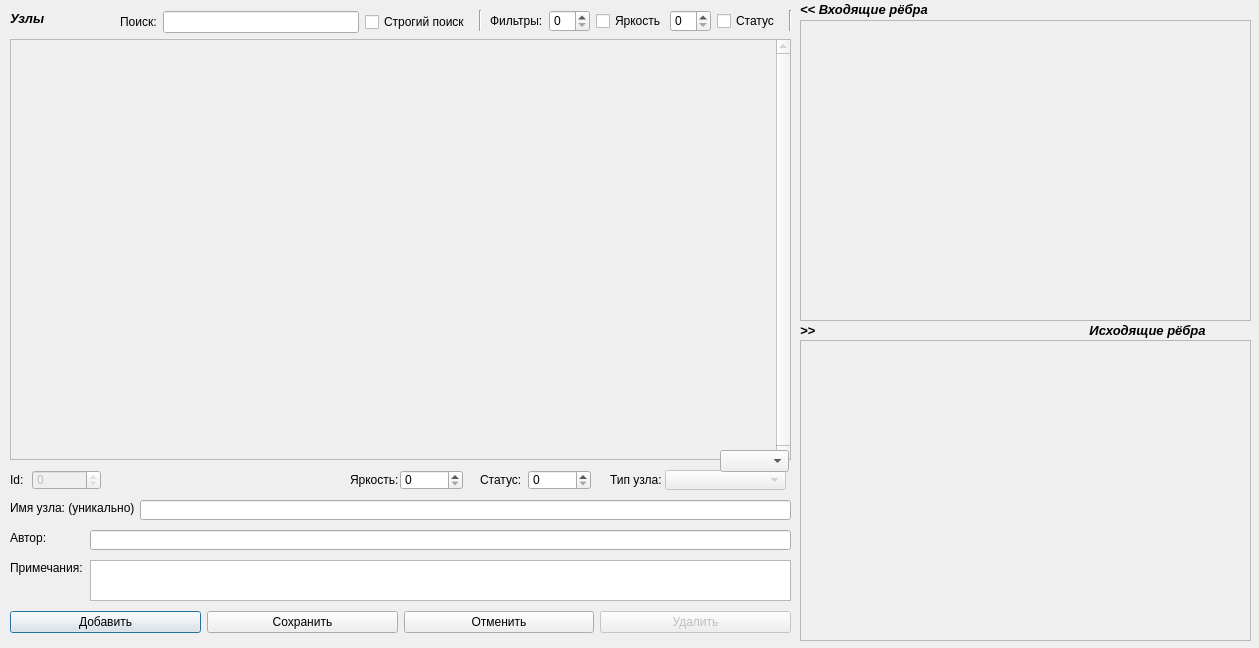
<?xml version="1.0" encoding="UTF-8"?>
<ui version="4.0">
 <class>FormNodes</class>
 <widget class="QDialog" name="FormNodes">
  <property name="geometry">
   <rect>
    <x>0</x>
    <y>0</y>
    <width>1259</width>
    <height>648</height>
   </rect>
  </property>
  <property name="windowTitle">
   <string>Концепты</string>
  </property>
  <widget class="QTableView" name="tvNodes">
   <property name="enabled">
    <bool>false</bool>
   </property>
   <property name="geometry">
    <rect>
     <x>10</x>
     <y>39</y>
     <width>781</width>
     <height>421</height>
    </rect>
   </property>
   <property name="verticalScrollBarPolicy">
    <enum>Qt::ScrollBarAlwaysOn</enum>
   </property>
   <property name="autoScroll">
    <bool>true</bool>
   </property>
  </widget>
  <widget class="QComboBox" name="cbNodeType">
   <property name="enabled">
    <bool>false</bool>
   </property>
   <property name="geometry">
    <rect>
     <x>665</x>
     <y>470</y>
     <width>121</width>
     <height>20</height>
    </rect>
   </property>
   <property name="editable">
    <bool>false</bool>
   </property>
  </widget>
  <widget class="QLineEdit" name="lineEditName">
   <property name="enabled">
    <bool>true</bool>
   </property>
   <property name="geometry">
    <rect>
     <x>140</x>
     <y>500</y>
     <width>651</width>
     <height>20</height>
    </rect>
   </property>
   <property name="text">
    <string/>
   </property>
  </widget>
  <widget class="QLabel" name="label">
   <property name="geometry">
    <rect>
     <x>610</x>
     <y>470</y>
     <width>51</width>
     <height>20</height>
    </rect>
   </property>
   <property name="text">
    <string>Тип узла:</string>
   </property>
  </widget>
  <widget class="QLabel" name="label_2">
   <property name="geometry">
    <rect>
     <x>10</x>
     <y>500</y>
     <width>131</width>
     <height>16</height>
    </rect>
   </property>
   <property name="text">
    <string>Имя узла: (уникально)</string>
   </property>
  </widget>
  <widget class="QSpinBox" name="spinBoxId">
   <property name="enabled">
    <bool>false</bool>
   </property>
   <property name="geometry">
    <rect>
     <x>32</x>
     <y>470</y>
     <width>69</width>
     <height>20</height>
    </rect>
   </property>
   <property name="readOnly">
    <bool>true</bool>
   </property>
   <property name="maximum">
    <number>10000000</number>
   </property>
  </widget>
  <widget class="QSpinBox" name="spinBoxBrig">
   <property name="enabled">
    <bool>true</bool>
   </property>
   <property name="geometry">
    <rect>
     <x>400</x>
     <y>470</y>
     <width>63</width>
     <height>20</height>
    </rect>
   </property>
   <property name="maximum">
    <number>1000000</number>
   </property>
  </widget>
  <widget class="QSpinBox" name="spinBoxStatus">
   <property name="enabled">
    <bool>true</bool>
   </property>
   <property name="geometry">
    <rect>
     <x>528</x>
     <y>470</y>
     <width>63</width>
     <height>20</height>
    </rect>
   </property>
   <property name="maximum">
    <number>1000000</number>
   </property>
  </widget>
  <widget class="QLabel" name="label_3">
   <property name="geometry">
    <rect>
     <x>480</x>
     <y>470</y>
     <width>41</width>
     <height>20</height>
    </rect>
   </property>
   <property name="text">
    <string>Статус:</string>
   </property>
  </widget>
  <widget class="QLabel" name="label_4">
   <property name="geometry">
    <rect>
     <x>10</x>
     <y>470</y>
     <width>20</width>
     <height>20</height>
    </rect>
   </property>
   <property name="text">
    <string>Id:</string>
   </property>
  </widget>
  <widget class="QLabel" name="label_5">
   <property name="geometry">
    <rect>
     <x>350</x>
     <y>470</y>
     <width>51</width>
     <height>20</height>
    </rect>
   </property>
   <property name="text">
    <string>Яркость:</string>
   </property>
  </widget>
  <widget class="QLabel" name="label_6">
   <property name="geometry">
    <rect>
     <x>10</x>
     <y>530</y>
     <width>61</width>
     <height>16</height>
    </rect>
   </property>
   <property name="text">
    <string>Автор:</string>
   </property>
  </widget>
  <widget class="QLabel" name="label_7">
   <property name="geometry">
    <rect>
     <x>10</x>
     <y>560</y>
     <width>81</width>
     <height>16</height>
    </rect>
   </property>
   <property name="text">
    <string>Примечания:</string>
   </property>
  </widget>
  <widget class="QLineEdit" name="lineEditAuthor">
   <property name="enabled">
    <bool>true</bool>
   </property>
   <property name="geometry">
    <rect>
     <x>90</x>
     <y>530</y>
     <width>701</width>
     <height>20</height>
    </rect>
   </property>
  </widget>
  <widget class="QTextEdit" name="textEditRem">
   <property name="enabled">
    <bool>true</bool>
   </property>
   <property name="geometry">
    <rect>
     <x>90</x>
     <y>560</y>
     <width>701</width>
     <height>41</height>
    </rect>
   </property>
  </widget>
  <widget class="QTableView" name="tvNEXT">
   <property name="enabled">
    <bool>false</bool>
   </property>
   <property name="geometry">
    <rect>
     <x>800</x>
     <y>340</y>
     <width>451</width>
     <height>301</height>
    </rect>
   </property>
  </widget>
  <widget class="QTableView" name="tvPREV">
   <property name="enabled">
    <bool>false</bool>
   </property>
   <property name="geometry">
    <rect>
     <x>800</x>
     <y>20</y>
     <width>451</width>
     <height>301</height>
    </rect>
   </property>
  </widget>
  <widget class="QLabel" name="label_8">
   <property name="geometry">
    <rect>
     <x>800</x>
     <y>0</y>
     <width>451</width>
     <height>20</height>
    </rect>
   </property>
   <property name="font">
    <font>
     <family>Arial</family>
     <pointsize>10</pointsize>
     <weight>75</weight>
     <italic>true</italic>
     <bold>true</bold>
    </font>
   </property>
   <property name="text">
    <string>&lt;&lt;                                                                               Входящие рёбра</string>
   </property>
  </widget>
  <widget class="QLabel" name="label_9">
   <property name="geometry">
    <rect>
     <x>800</x>
     <y>320</y>
     <width>451</width>
     <height>20</height>
    </rect>
   </property>
   <property name="font">
    <font>
     <family>Arial</family>
     <pointsize>10</pointsize>
     <weight>75</weight>
     <italic>true</italic>
     <bold>true</bold>
    </font>
   </property>
   <property name="text">
    <string>&gt;&gt;                                                                            Исходящие рёбра</string>
   </property>
  </widget>
  <widget class="QLabel" name="label_10">
   <property name="geometry">
    <rect>
     <x>10</x>
     <y>10</y>
     <width>51</width>
     <height>16</height>
    </rect>
   </property>
   <property name="font">
    <font>
     <family>Arial</family>
     <pointsize>10</pointsize>
     <weight>75</weight>
     <italic>true</italic>
     <bold>true</bold>
    </font>
   </property>
   <property name="text">
    <string>Узлы</string>
   </property>
  </widget>
  <widget class="Line" name="line">
   <property name="geometry">
    <rect>
     <x>470</x>
     <y>10</y>
     <width>20</width>
     <height>21</height>
    </rect>
   </property>
   <property name="orientation">
    <enum>Qt::Vertical</enum>
   </property>
  </widget>
  <widget class="QWidget" name="layoutWidget">
   <property name="geometry">
    <rect>
     <x>670</x>
     <y>10</y>
     <width>109</width>
     <height>22</height>
    </rect>
   </property>
   <layout class="QHBoxLayout" name="horizontalLayout_2">
    <item>
     <widget class="QSpinBox" name="spin_status"/>
    </item>
    <item>
     <widget class="QCheckBox" name="check_status_filter">
      <property name="text">
       <string>Статус</string>
      </property>
     </widget>
    </item>
   </layout>
  </widget>
  <widget class="Line" name="line_3">
   <property name="geometry">
    <rect>
     <x>780</x>
     <y>10</y>
     <width>20</width>
     <height>21</height>
    </rect>
   </property>
   <property name="orientation">
    <enum>Qt::Vertical</enum>
   </property>
  </widget>
  <widget class="QWidget" name="layoutWidget">
   <property name="geometry">
    <rect>
     <x>490</x>
     <y>10</y>
     <width>171</width>
     <height>22</height>
    </rect>
   </property>
   <layout class="QHBoxLayout" name="horizontalLayout">
    <item>
     <widget class="QLabel" name="label_11">
      <property name="text">
       <string>Фильтры:</string>
      </property>
     </widget>
    </item>
    <item>
     <widget class="QSpinBox" name="spin_brightness"/>
    </item>
    <item>
     <widget class="QCheckBox" name="check_brightness_filter">
      <property name="text">
       <string>Яркость</string>
      </property>
     </widget>
    </item>
   </layout>
  </widget>
  <widget class="QWidget" name="layoutWidget">
   <property name="geometry">
    <rect>
     <x>120</x>
     <y>11</y>
     <width>351</width>
     <height>22</height>
    </rect>
   </property>
   <layout class="QHBoxLayout" name="horizontalLayout_3">
    <item>
     <widget class="QLabel" name="label_12">
      <property name="text">
       <string>Поиск:</string>
      </property>
     </widget>
    </item>
    <item>
     <widget class="QLineEdit" name="lineFindText"/>
    </item>
    <item>
     <widget class="QCheckBox" name="check_strong_search">
      <property name="text">
       <string>Строгий поиск</string>
      </property>
     </widget>
    </item>
   </layout>
  </widget>
  <widget class="QComboBox" name="cbNodeType_private">
   <property name="geometry">
    <rect>
     <x>720</x>
     <y>450</y>
     <width>69</width>
     <height>22</height>
    </rect>
   </property>
  </widget>
  <widget class="QWidget" name="layoutWidget">
   <property name="geometry">
    <rect>
     <x>10</x>
     <y>610</y>
     <width>781</width>
     <height>25</height>
    </rect>
   </property>
   <layout class="QHBoxLayout" name="horizontalLayout_4">
    <item>
     <widget class="QPushButton" name="pbAdd">
      <property name="enabled">
       <bool>true</bool>
      </property>
      <property name="text">
       <string>Добавить</string>
      </property>
     </widget>
    </item>
    <item>
     <widget class="QPushButton" name="pbSave">
      <property name="enabled">
       <bool>true</bool>
      </property>
      <property name="text">
       <string>Сохранить</string>
      </property>
     </widget>
    </item>
    <item>
     <widget class="QPushButton" name="pbRevert">
      <property name="enabled">
       <bool>true</bool>
      </property>
      <property name="text">
       <string>Отменить</string>
      </property>
     </widget>
    </item>
    <item>
     <widget class="QPushButton" name="pbDelete">
      <property name="enabled">
       <bool>false</bool>
      </property>
      <property name="text">
       <string>Удалить</string>
      </property>
     </widget>
    </item>
   </layout>
  </widget>
 </widget>
 <resources/>
 <connections/>
</ui>
